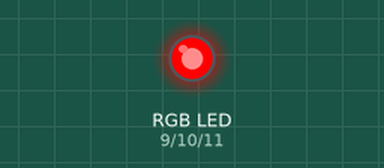
A sketch run on a simulated Arduino Uno, built with avr-gcc and run on an emulated ATmega328P. Shown: an RGB LED mixed from three pins (HIGH = lit).

Above: at 0.05 s.
At 0.25 s:
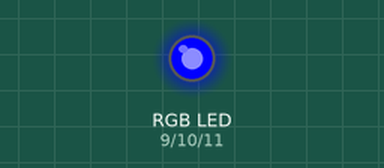
At 0.75 s:
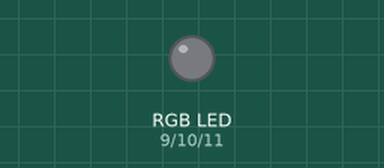
At 1.35 s:
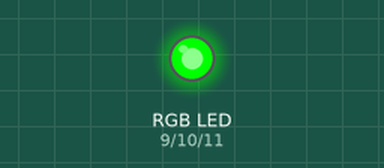
At 2.85 s:
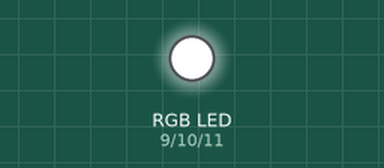
Timing chart, 0 to 3.1 s (numbered marks = the images above):
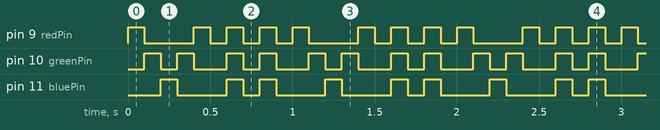

Measured:
- by itself, pin 9 (redPin): repeats every 1.0 s: LOW 0.30 s, 3 × (HIGH 0.10 s, LOW 0.10 s), HIGH 0.10 s
- by itself, pin 10 (greenPin): repeats every 0.50 s: LOW 0.10 s, HIGH 0.10 s, LOW 0.20 s, HIGH 0.10 s
- by itself, pin 11 (bluePin): repeats every 1.0 s: LOW 0.30 s, HIGH 0.10 s, LOW 0.10 s, HIGH 0.10 s, LOW 0.30 s, HIGH 0.10 s

The sketch:

Ex6_LED_RGB.ino
```cpp
 int redPin=9;
 int greenPin=10;
 int bluePin=11;

void setup()
{
 pinMode(redPin,OUTPUT);
 pinMode(greenPin,OUTPUT);
 pinMode(bluePin,OUTPUT);
}

void loop()
{
 setColor(255,0,0);
 delay(100);
 setColor(0,255,0);
 delay(100);
 setColor(0,0,255);
 delay(100);
 setColor(0,255,0);
 delay(100);
 setColor(255,0,0);
 delay(100);
 setColor(0,0,0);
 delay(100);
 setColor(255,255,255);
 delay(100);
  setColor(0,0,0);
 delay(100);
 setColor(255,255,255);
 delay(100);
setColor(0,0,0);
 delay(100);
}

void setColor(int red, int green, int blue)
{
 analogWrite(redPin,red);
 analogWrite(greenPin,green);
 analogWrite(bluePin,blue);
}
```
